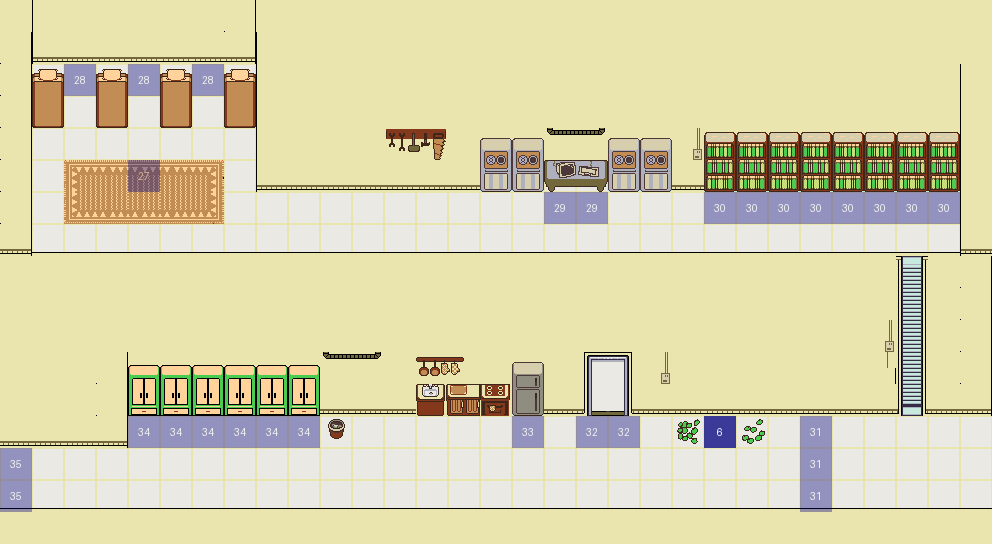

Tiled map render using the project's own tile images. Description and the whole map definition, tile-layer contents included, below:
An orthogonal 31x17 tile map with 32x32 px tiles, 4 tile layers (decor, colliders, characters, actions), 2 tilesets.

<map version="1.10" tiledversion="1.11.2" orientation="orthogonal" renderorder="right-down" width="31" height="17" tilewidth="32" tileheight="32" infinite="0" nextlayerid="5" nextobjectid="1">
 <tileset firstgid="1" source="../tilesets/lab01.tsx" />
 <tileset firstgid="65" source="../tilesets/blue-labels.tsx" />
 <layer id="1" name="decor" width="31" height="17">
  <data encoding="csv">
0,41,1,1,1,1,1,40,1,1,1,1,1,1,1,1,1,1,1,1,1,1,1,1,1,1,1,1,1,1,1,
0,0,0,0,0,0,0,0,0,1,1,1,1,1,1,1,1,1,1,1,1,1,1,1,1,1,1,1,1,1,1,
0,0,5,0,5,0,5,0,0,1,1,1,1,1,1,1,1,1,1,1,1,1,1,1,1,1,1,1,1,1,41,
0,0,5,0,5,0,5,0,0,1,1,1,1,1,1,1,1,1,1,1,1,1,1,1,1,1,1,1,1,1,41,
0,5,5,5,5,5,5,5,0,1,1,1,12,13,1,28,28,26,27,28,28,19,10,10,10,10,10,10,10,10,41,
0,5,34,36,36,36,38,5,0,0,0,0,0,0,0,0,0,0,0,0,0,0,0,0,0,0,0,0,0,0,0,
0,5,35,37,37,37,39,5,5,5,5,5,5,5,5,5,5,5,5,5,5,5,5,5,5,5,5,5,5,5,0,
0,6,6,6,6,6,6,6,6,6,6,6,6,6,6,6,6,6,6,6,6,6,6,6,6,6,6,6,6,6,0,
0,0,0,0,0,0,0,0,0,0,0,0,0,0,0,0,0,0,0,0,0,0,0,0,0,0,0,0,9,0,0,
1,1,1,1,1,1,1,1,1,1,1,1,1,1,1,1,1,1,1,1,1,1,1,1,1,1,1,0,8,0,40,
1,1,1,1,1,1,1,1,1,1,1,1,1,1,1,1,1,1,1,1,1,1,1,1,1,1,1,0,8,0,40,
1,1,1,40,14,14,14,14,14,14,26,27,1,45,46,1,17,1,22,24,19,1,1,1,1,1,1,0,8,0,40,
1,1,1,0,0,0,0,0,0,0,0,0,0,0,0,0,0,0,0,0,0,0,0,0,0,0,0,0,7,0,0,
0,0,0,0,5,5,5,5,5,5,16,5,5,5,5,5,5,5,5,5,5,47,5,48,5,5,5,5,5,5,5,
5,5,5,5,5,5,5,5,5,5,5,5,5,5,5,5,5,5,5,5,5,5,5,5,5,5,5,5,5,5,5,
6,6,6,6,6,6,6,6,6,6,6,6,6,6,6,6,6,6,6,6,6,6,6,6,6,6,6,6,6,6,6,
0,0,0,0,0,0,0,0,0,0,0,0,0,0,0,0,0,0,0,0,0,0,0,0,0,0,0,0,0,0,0
</data>
 </layer>
 <layer id="2" name="colliders" width="31" height="17">
  <data encoding="csv">
1,0,0,0,0,0,0,0,0,0,0,0,0,0,0,0,0,0,0,0,0,0,0,0,0,0,0,0,0,0,0,
40,3,4,4,4,4,4,2,41,0,0,0,0,0,0,0,0,0,0,0,0,0,0,0,0,0,0,0,0,0,0,
40,32,0,32,0,32,0,32,41,0,0,0,0,0,0,0,0,0,0,0,0,0,0,0,0,0,0,0,0,0,0,
40,33,0,33,0,33,0,33,41,0,0,0,0,0,0,0,0,0,0,0,0,0,0,0,0,0,0,0,0,0,0,
40,0,0,0,0,0,0,0,41,0,0,0,0,0,0,0,0,0,0,0,0,0,0,0,0,0,0,0,0,0,0,
40,0,0,0,0,0,0,0,3,4,4,4,4,4,4,29,29,31,30,29,29,4,11,11,11,11,11,11,11,11,41,
40,0,0,0,0,0,0,0,0,0,0,0,0,0,0,0,0,0,0,0,0,0,0,0,0,0,0,0,0,0,41,
2,0,0,0,0,0,0,0,0,0,0,0,0,0,0,0,0,0,0,0,0,0,0,0,0,0,0,0,0,0,3,
1,1,1,1,1,1,1,1,1,1,1,1,1,1,1,1,1,1,1,1,1,1,1,1,1,1,1,1,0,1,40,
0,0,0,0,0,0,0,0,0,0,0,0,0,0,0,0,0,0,0,0,0,0,0,0,0,0,0,1,0,1,0,
0,0,0,0,0,0,0,0,0,0,0,0,0,0,0,0,0,0,0,0,0,0,0,0,0,0,0,19,0,1,0,
0,0,0,0,0,0,0,0,0,0,0,0,0,0,0,0,0,0,0,0,0,0,0,0,0,0,0,20,0,1,0,
0,0,0,40,15,15,15,15,15,15,4,4,4,42,43,44,18,4,23,25,4,4,4,4,4,4,4,4,0,4,2,
4,4,4,2,0,0,0,0,0,0,0,0,0,0,0,0,0,0,0,0,0,0,0,0,0,0,0,0,0,0,0,
0,0,0,0,0,0,0,0,0,0,0,0,0,0,0,0,0,0,0,0,0,0,0,0,0,0,0,0,0,0,0,
0,0,0,0,0,0,0,0,0,0,0,0,0,0,0,0,0,0,0,0,0,0,0,0,0,0,0,0,0,0,0,
1,1,1,1,1,1,1,1,1,1,1,1,1,1,1,1,1,1,1,1,1,1,1,1,1,1,1,1,1,1,1
</data>
 </layer>
 <layer id="3" name="characters" width="31" height="17" opacity="0.75">
  <data encoding="csv">
0,0,0,0,0,0,0,0,0,0,0,0,0,0,0,0,0,0,0,0,0,0,0,0,0,0,0,0,0,0,0,
0,0,0,0,0,0,0,0,0,0,0,0,0,0,0,0,0,0,0,0,0,0,0,0,0,0,0,0,0,0,0,
0,0,0,0,0,0,0,0,0,0,0,0,0,0,0,0,0,0,0,0,0,0,0,0,0,0,0,0,0,0,0,
0,0,0,0,0,0,0,0,0,0,0,0,0,0,0,0,0,0,0,0,0,0,0,0,0,0,0,0,0,0,0,
0,0,0,0,0,0,0,0,0,0,0,0,0,0,0,0,0,0,0,0,0,0,0,0,0,0,0,0,0,0,0,
0,0,0,0,0,0,0,0,0,0,0,0,0,0,0,0,0,0,0,0,0,0,0,0,0,0,0,0,0,0,0,
0,0,0,0,0,0,0,0,0,0,0,0,0,0,0,0,0,0,0,0,0,0,0,0,0,0,0,0,0,0,0,
0,0,0,0,0,0,0,0,0,0,0,0,0,0,0,0,0,0,0,0,0,0,0,0,0,0,0,0,0,0,0,
0,0,0,0,0,0,0,0,0,0,0,0,0,0,0,0,0,0,0,0,0,0,0,0,0,0,0,0,0,0,0,
0,0,0,0,0,0,0,0,0,0,0,0,0,0,0,0,0,0,0,0,0,0,0,0,0,0,0,0,0,0,0,
0,0,0,0,0,0,0,0,0,0,0,0,0,0,0,0,0,0,0,0,0,0,0,0,0,0,0,0,0,0,0,
0,0,0,0,0,0,0,0,0,0,0,0,0,0,0,0,0,0,0,0,0,0,0,0,0,0,0,0,0,0,0,
0,0,0,0,0,0,0,0,0,0,0,0,0,0,0,0,0,0,0,0,0,0,0,0,0,0,0,0,0,0,0,
0,0,0,0,0,0,0,0,0,0,0,0,0,0,0,0,0,0,0,0,0,0,70,0,0,0,0,0,0,0,0,
0,0,0,0,0,0,0,0,0,0,0,0,0,0,0,0,0,0,0,0,0,0,0,0,0,0,0,0,0,0,0,
0,0,0,0,0,0,0,0,0,0,0,0,0,0,0,0,0,0,0,0,0,0,0,0,0,0,0,0,0,0,0,
0,0,0,0,0,0,0,0,0,0,0,0,0,0,0,0,0,0,0,0,0,0,0,0,0,0,0,0,0,0,0
</data>
 </layer>
 <layer id="4" name="actions" width="31" height="17" opacity="0.38">
  <data encoding="csv">
0,0,0,0,0,0,0,0,0,0,0,0,0,0,0,0,0,0,0,0,0,0,0,0,0,0,0,0,0,0,0,
0,0,0,0,0,0,0,0,0,0,0,0,0,0,0,0,0,0,0,0,0,0,0,0,0,0,0,0,0,0,0,
0,0,92,0,92,0,92,0,0,0,0,0,0,0,0,0,0,0,0,0,0,0,0,0,0,0,0,0,0,0,0,
0,0,0,0,0,0,0,0,0,0,0,0,0,0,0,0,0,0,0,0,0,0,0,0,0,0,0,0,0,0,0,
0,0,0,0,0,0,0,0,0,0,0,0,0,0,0,0,0,0,0,0,0,0,0,0,0,0,0,0,0,0,0,
0,0,0,0,91,0,0,0,0,0,0,0,0,0,0,0,0,0,0,0,0,0,0,0,0,0,0,0,0,0,0,
0,0,0,0,0,0,0,0,0,0,0,0,0,0,0,0,0,93,93,0,0,0,94,94,94,94,94,94,94,94,0,
0,0,0,0,0,0,0,0,0,0,0,0,0,0,0,0,0,0,0,0,0,0,0,0,0,0,0,0,0,0,0,
0,0,0,0,0,0,0,0,0,0,0,0,0,0,0,0,0,0,0,0,0,0,0,0,0,0,0,0,0,0,0,
0,0,0,0,0,0,0,0,0,0,0,0,0,0,0,0,0,0,0,0,0,0,0,0,0,0,0,0,0,0,0,
0,0,0,0,0,0,0,0,0,0,0,0,0,0,0,0,0,0,0,0,0,0,0,0,0,0,0,0,0,0,0,
0,0,0,0,0,0,0,0,0,0,0,0,0,0,0,0,0,0,0,0,0,0,0,0,0,0,0,0,0,0,0,
0,0,0,0,0,0,0,0,0,0,0,0,0,0,0,0,0,0,0,0,0,0,0,0,0,0,0,0,0,0,0,
0,0,0,0,98,98,98,98,98,98,0,0,0,0,0,0,97,0,96,96,0,0,0,0,0,95,0,0,0,0,0,
99,0,0,0,0,0,0,0,0,0,0,0,0,0,0,0,0,0,0,0,0,0,0,0,0,95,0,0,0,0,0,
99,0,0,0,0,0,0,0,0,0,0,0,0,0,0,0,0,0,0,0,0,0,0,0,0,95,0,0,0,0,0,
0,0,0,0,0,0,0,0,0,0,0,0,0,0,0,0,0,0,0,0,0,0,0,0,0,0,0,0,0,0,0
</data>
 </layer>
</map>